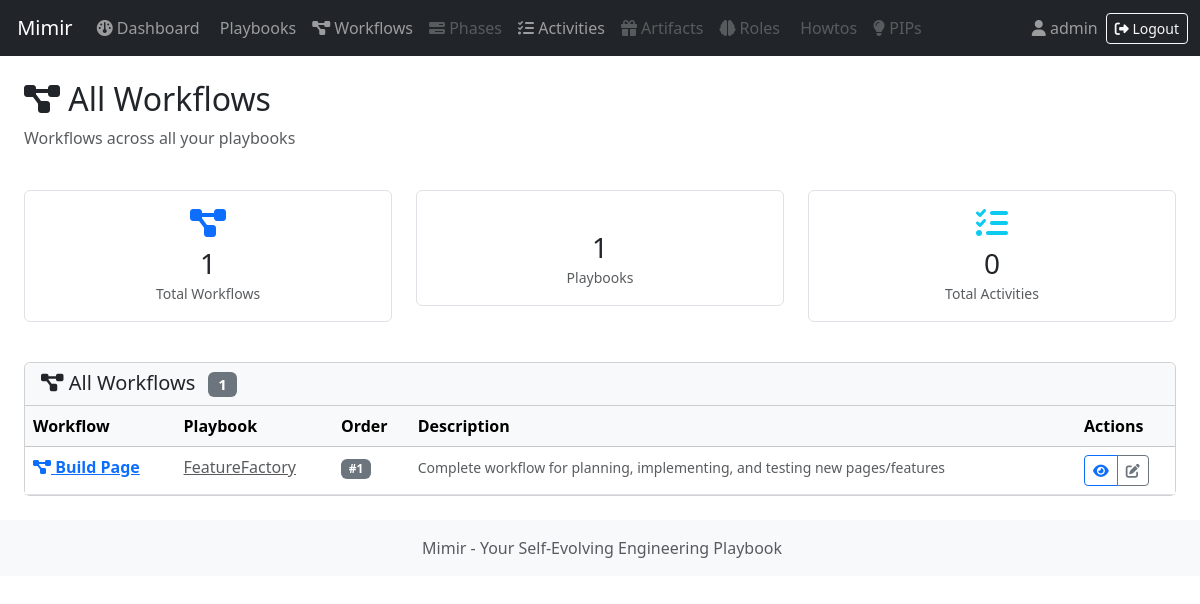
Screenshot of /workflows/ (signed in) with the database file from the repository.
### methodology/models/workflow.py (models this page shows, shortened)
class Workflow(models.Model):
    name = models.CharField(max_length=100)
    description = models.TextField(blank=True, max_length=500)
    abbreviation = models.CharField(
        max_length=20,
        blank=True,
        help_text="3-letter abbreviation generated from workflow name (e.g., 'Design Features' -> 'DFT')"
    )
    playbook = models.ForeignKey('Playbook', on_delete=models.CASCADE, related_name='workflows')
    order = models.IntegerField(default=1, help_text="Execution order within playbook")
    created_at = models.DateTimeField(auto_now_add=True)
    updated_at = models.DateTimeField(auto_now=True)
    class Meta:
        ordering = ['order', 'created_at']
        constraints = [
            models.UniqueConstraint(
                fields=['playbook', 'name'],
                name='unique_workflow_per_playbook'
            )
        ]

### methodology/models/playbook.py (models this page shows, shortened)
class Playbook(models.Model):
    CATEGORY_CHOICES = [
        ('product', 'Product'),
        ('development', 'Development'),
        ('research', 'Research'),
        ('design', 'Design'),
        ('other', 'Other'),
    ]
    VISIBILITY_CHOICES = [
        ('private', 'Private (only me)'),
        ('family', 'Family'),  # TODO: Implement family sharing
        ('local', 'Local only (not uploaded to Homebase)'),  # TODO: Implement Homebase
    ]
    STATUS_CHOICES = [
        ('active', 'Active'),
        ('draft', 'Draft'),
        ('released', 'Released'),
        ('disabled', 'Disabled'),
    ]
    SOURCE_CHOICES = [
        ('owned', 'Owned'),
        ('downloaded', 'Downloaded'),
    ]
    name = models.CharField(max_length=100)
    description = models.TextField(max_length=500)
    category = models.CharField(max_length=50, choices=CATEGORY_CHOICES)
    tags = models.JSONField(default=list, blank=True)
    visibility = models.CharField(max_length=20, choices=VISIBILITY_CHOICES, default='private')
    status = models.CharField(max_length=20, choices=STATUS_CHOICES, default='draft')
    version = models.DecimalField(max_digits=5, decimal_places=1, default=0.1, help_text="Draft: 0.1, 0.2, etc. Released: 1.0, 2.0, etc.")
    source = models.CharField(max_length=20, choices=SOURCE_CHOICES, default='owned')
    author = models.ForeignKey(User, on_delete=models.CASCADE, related_name='playbooks')
    created_at = models.DateTimeField(auto_now_add=True)
    updated_at = models.DateTimeField(auto_now=True)
    class Meta:
        ordering = ['-updated_at']
        constraints = [
            models.UniqueConstraint(fields=['author', 'name'], name='unique_playbook_per_author')
        ]

### methodology/workflow_views.py (the view)
# urls.py: path("workflows/", workflow_views.workflow_global_list, name="workflow_global_list"),  # Global workflows view
@login_required
def workflow_global_list(request):
    workflows = Workflow.objects.filter(
        playbook__author=request.user,
        playbook__source='owned'
    ).select_related('playbook').order_by('playbook__name', 'order')
    playbook_count = workflows.values('playbook').distinct().count()
    logger.info(f"User {request.user.username} viewing global workflows list ({workflows.count()} workflows)")
    return render(request, 'workflows/global_list.html', {
        'workflows': workflows,
        'playbook_count': playbook_count
    })

### mimir/request_local.py (called while the page is built)
def set_current_request(request):
    _thread_locals.request = request

def clear_current_request():
    if hasattr(_thread_locals, 'request'):
        del _thread_locals.request

### templates/workflows/global_list.html (shortened to what this page needs)
{% extends "base.html" %}
{% load static %}
{% block content %}
<div class="container-fluid mt-4">
    <div class="d-flex justify-content-between align-items-start mb-4">
        <div>
            <h2>
                <i class="fa-solid fa-diagram-project"></i>
                All Workflows
            </h2>
            <p class="text-muted">Workflows across all your playbooks</p>
        </div>
    </div>
    <div class="row mb-4 text-center">
        <div class="col-md-4 mb-3">
            <div class="p-3 border rounded">
                <i class="fa-solid fa-diagram-project fa-2x text-primary mb-2"></i>
                <h3 class="mb-0">{{ workflows|length }}</h3>
                <small class="text-muted">Total Workflows</small>
            </div>
        </div>
        <div class="col-md-4 mb-3">
            <div class="p-3 border rounded">
                <h3 class="mb-0">{{ playbook_count }}</h3>
                <small class="text-muted">Playbooks</small>
            </div>
        </div>
        <div class="col-md-4 mb-3">
            <div class="p-3 border rounded">
                <i class="fa-solid fa-list-check fa-2x text-info mb-2"></i>
                <h3 class="mb-0">0</h3>
                <small class="text-muted">Total Activities</small>
            </div>
        </div>
    </div>
    {% if workflows %}
    <div class="row">
        <div class="col-12">
            <div class="card mb-4">
                <div class="card-header bg-light">
                    <h5 class="mb-0">
                        <i class="fa-solid fa-diagram-project"></i> All Workflows
                        <span class="badge bg-secondary ms-2">{{ workflows|length }}</span>
                    </h5>
                </div>
                <div class="card-body p-0">
                    <div class="table-responsive">
                        <table class="table table-hover mb-0">
                            <thead class="table-light">
                                <tr>
                                    <th>Workflow</th>
                                    <th>Playbook</th>
                                    <th>Order</th>
                                    <th>Description</th>
                                    <th>Actions</th>
                                </tr>
                            </thead>
                            <tbody>
                                {% for workflow in workflows %}
                                <tr>
                                    <td>
                                        <a href="{% url 'workflow_detail' workflow.playbook.pk workflow.pk %}">
                                            <i class="fa-solid fa-diagram-project text-primary"></i>
                                            <strong>{{ workflow.name }}</strong>
                                        </a>
                                    </td>
                                    <td>
                                        <a href="{% url 'playbook_detail' workflow.playbook.pk %}" class="text-muted">
                                            {{ workflow.playbook.name }}
                                        </a>
                                    </td>
                                    <td>
                                        <span class="badge bg-secondary">#{{ workflow.order }}</span>
                                    </td>
                                    <td>
                                        <small class="text-muted">{{ workflow.description|truncatewords:10 }}</small>
                                    </td>
                                    <td>
                                        <div class="btn-group btn-group-sm">
                                            <a href="{% url 'workflow_detail' workflow.playbook.pk workflow.pk %}"
                                               class="btn btn-sm btn-outline-primary"
                                               data-bs-toggle="tooltip"
                                               title="View workflow details">
                                                <i class="fa-solid fa-eye"></i>
                                            </a>
                                            <a href="{% url 'workflow_edit' workflow.playbook.pk workflow.pk %}"
                                               class="btn btn-sm btn-outline-secondary"
                                               data-bs-toggle="tooltip"
                                               title="Edit workflow">
                                                <i class="fa-solid fa-edit"></i>
                                            </a>
                                        </div>
                                    </td>
                                </tr>
                                {% endfor %}
                            </tbody>
                        </table>
                    </div>
                </div>
            </div>
        </div>
    </div>
    {% endif %}
</div>
{% endblock %}

### templates/base.html (shortened to what this page needs)
<!doctype html>
<html lang="en">
<head>
    <link href="https://cdn.jsdelivr.net/npm/bootstrap@5.3.8/dist/css/bootstrap.min.css"
          rel="stylesheet"
>
</head>
<body>
    <nav class="navbar navbar-expand-lg navbar-dark bg-dark" data-testid="main-navbar">
        <div class="container-fluid">
            <a class="navbar-brand" href="/" data-testid="navbar-brand"
               data-bs-toggle="tooltip" data-bs-placement="bottom"
               title="Go to Mimir home page">
                 Mimir
            </a>
            <div class="collapse navbar-collapse" id="navbarNav">
                <ul class="navbar-nav me-auto">
                    <li class="nav-item">
                        <a class="nav-link {% if request.path == '/dashboard/' or request.resolver_match.url_name == 'dashboard' %}active{% endif %}"
                           href="/dashboard/"
                           data-testid="nav-dashboard"
                           data-bs-toggle="tooltip" data-bs-placement="bottom"
                           title="View your overview and key metrics"
                           {% if request.path == '/dashboard/' or request.resolver_match.url_name == 'dashboard' %}aria-current="page"{% endif %}>
                            <i class="fas fa-gauge"></i> Dashboard
                        </a>
                    </li>
                    <li class="nav-item">
                        <a class="nav-link {% if '/playbooks/' in request.path %}active{% endif %}"
                           href="/playbooks/"
                           data-testid="nav-playbooks"
                           data-bs-toggle="tooltip" data-bs-placement="bottom"
                           title="Browse and manage your engineering playbooks"
                           {% if '/playbooks/' in request.path %}aria-current="page"{% endif %}>
                             Playbooks
                        </a>
                    </li>
                    <li class="nav-item">
                        <a class="nav-link" href="{% url 'workflow_global_list' %}" data-testid="nav-workflows"
                           data-bs-toggle="tooltip" data-bs-placement="bottom"
                           title="View all workflows across your playbooks"
                           {% if '/workflows/' in request.path %}aria-current="page"{% endif %}>
                            <i class="fas fa-diagram-project"></i> Workflows
                        </a>
                    </li>
                    <li class="nav-item">
                        <a class="nav-link disabled" href="#" data-testid="nav-phases"
                           data-bs-toggle="tooltip" data-bs-placement="bottom"
                           title="Coming soon: Manage workflow phases">
                            <i class="fas fa-bars-progress"></i> Phases
                        </a>
                    </li>
                    <li class="nav-item">
                        <a class="nav-link {% if '/activities/' in request.path %}active{% endif %}"
                           href="{% url 'activity_global_list' %}"
                           data-testid="nav-activities"
                           data-bs-toggle="tooltip" data-bs-placement="bottom"
                           title="View all activities across your playbooks and workflows"
                           {% if '/activities/' in request.path %}aria-current="page"{% endif %}>
                            <i class="fas fa-list-check"></i> Activities
                        </a>
                    </li>
                    <li class="nav-item">
                        <a class="nav-link disabled" href="#" data-testid="nav-artifacts"
                           data-bs-toggle="tooltip" data-bs-placement="bottom"
                           title="Coming soon: Manage artifacts and deliverables">
                            <i class="fas fa-gift"></i> Artifacts
                        </a>
                    </li>
                    <li class="nav-item">
                        <a class="nav-link disabled" href="#" data-testid="nav-roles"
                           data-bs-toggle="tooltip" data-bs-placement="bottom"
                           title="Coming soon: Define and assign roles">
                            <i class="fas fa-brain"></i> Roles
                        </a>
                    </li>
                    <li class="nav-item">
                        <a class="nav-link disabled" href="#" data-testid="nav-howtos"
                           data-bs-toggle="tooltip" data-bs-placement="bottom"
                           title="Coming soon: Browse how-to guides">
                             Howtos
                        </a>
                    </li>
                    <li class="nav-item">
                        <a class="nav-link disabled" href="#" data-testid="nav-pips"
                           data-bs-toggle="tooltip" data-bs-placement="bottom"
                           title="Coming soon: Global PIPs list (currently accessed via Playbook tabs)">
                            <i class="fas fa-lightbulb"></i> PIPs
                        </a>
                    </li>
                </ul>
                <ul class="navbar-nav ms-auto">
                    {% if user.is_authenticated %}
                    <li class="nav-item d-flex align-items-center">
                        <span class="navbar-text me-2" data-testid="user-display">
                            <i class="fas fa-user"></i> {{ user.username }}
                        </span>
                        <a class="btn btn-sm btn-outline-light" href="{% url 'logout' %}" data-testid="logout-link"
                           data-bs-toggle="tooltip" data-bs-placement="bottom"
                           title="Sign out of your Mimir session">
                            <i class="fas fa-sign-out-alt"></i> Logout
                        </a>
                    </li>
                    {% endif %}
                </ul>
            </div>
        </div>
    </nav>
    <main class="container-fluid mt-4">
        {% block content %}{% endblock %}
    </main>
    <footer class="footer mt-auto py-3 bg-light">
        <div class="container text-center">
            <span class="text-muted">
                 Mimir - Your Self-Evolving Engineering Playbook
            </span>
        </div>
    </footer>
</body>
</html>

### rows the page displays
Workflow: name "Build Page", playbook.name "FeatureFactory", order "1", description "Complete workflow for planning, implementing, and testing new pages/features"

### other values shown
{{ user.username }} "admin"
{{ workflows|length }} "1"
{{ playbook_count }} "1"
